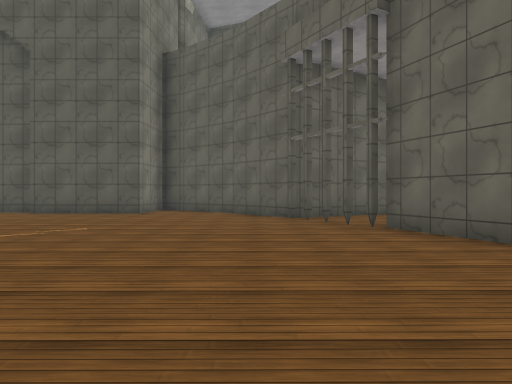
view 1 (above)

16 first-person views from a walk through a scene from a Unity 3-D project. The camera is 1.3 m above the floor, looks level and sees 70° across. The floor is counted in squares, 2.4 m on a side. Each view is taken from the middle of a square. On the plan, view 1 faces up. The plan holds only what a view shows up to about 10 squares ahead; the rest is blank. The place goes on beyond the plan. The player character is not drawn. Surface patterns are stand-ins for the level's own textures.

view 2
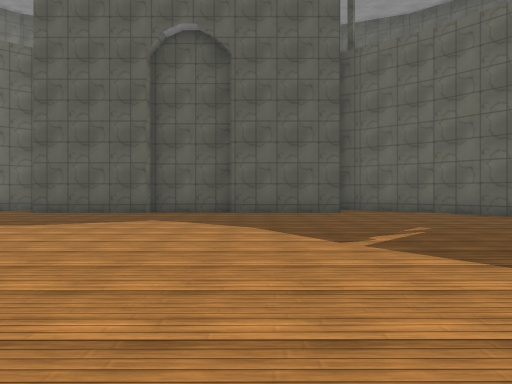

view 3
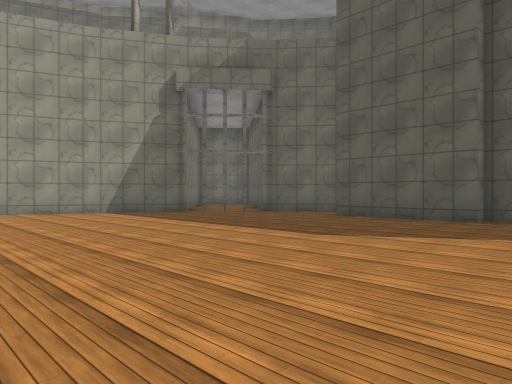

view 4
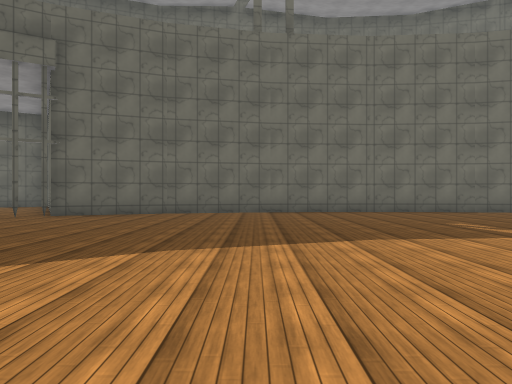

view 5
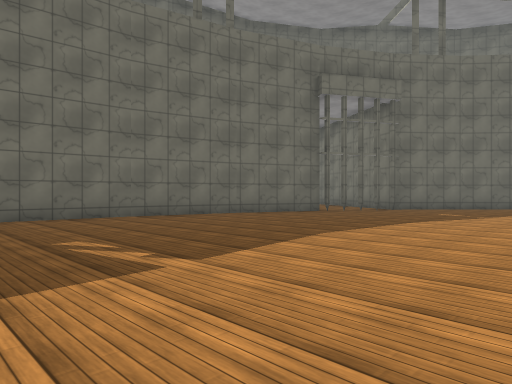

view 6
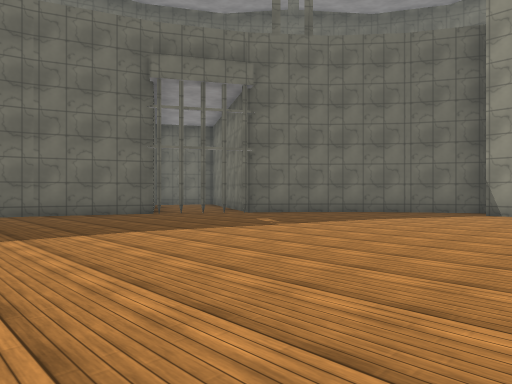

view 7
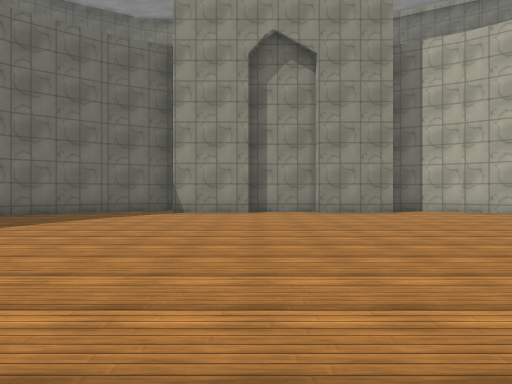

view 8
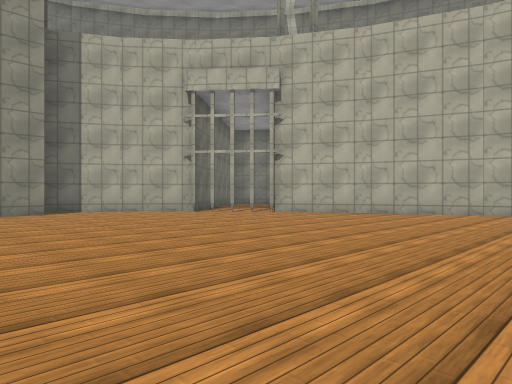

view 9
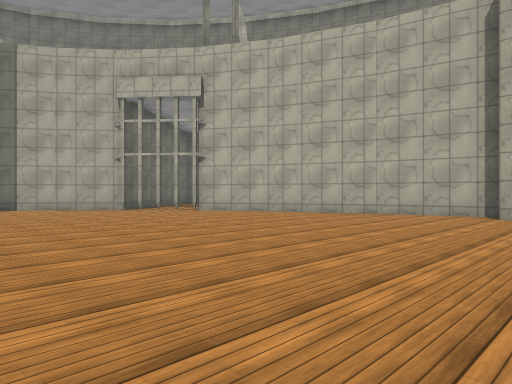

view 10
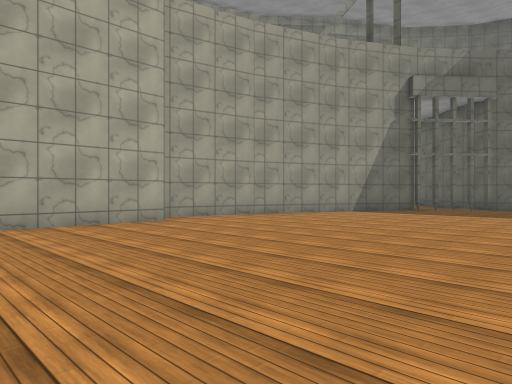

view 11
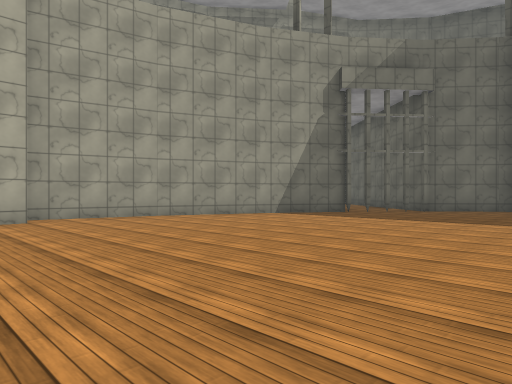

view 12
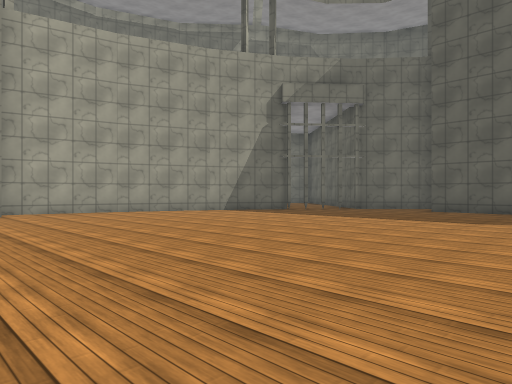

view 13
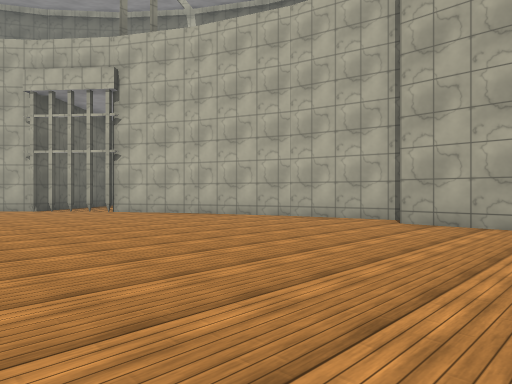

view 14
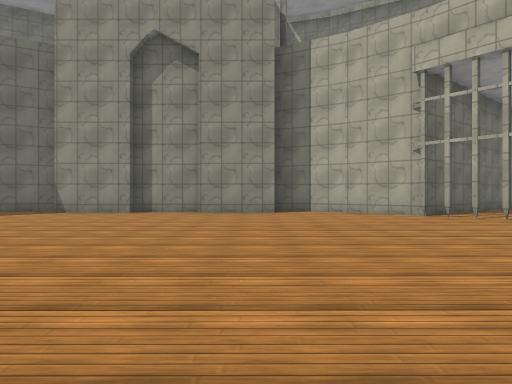

view 15
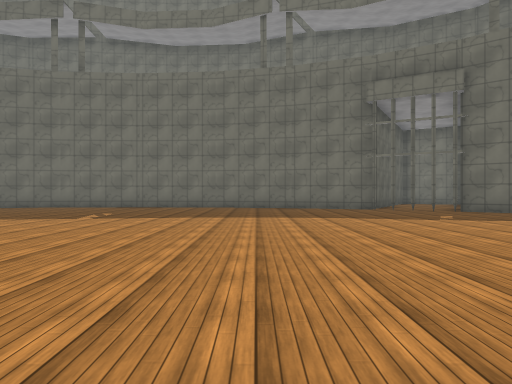

view 16
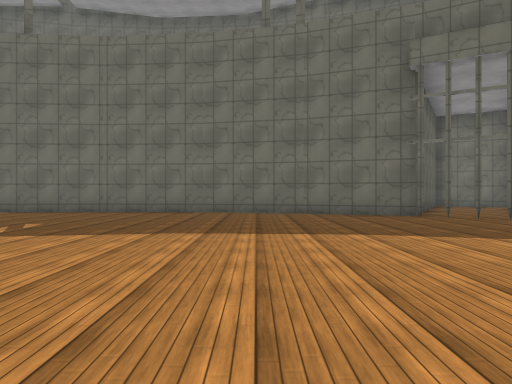

### Floor plan
Key: @ floor where view 1 was taken; # wall or solid block; . floor.
Columns run from 17 left of view 1 to 4 right of it. Each row starts with its distance up from view 1.
 11      ##
 10     ##.  #### #.##
  9     #..###..###..##
  8    ##.............#
  7   ##..............#
  6  ##...............###
  5  #.................##
  4 ##..................#
  3 #...................#
  2 #...................##
  1 #....................#
  0 ##......... .....@...#
 -1  #.........  ........#
 -2  #......     ........#
 -3  #........  .........#
 -4 ##...................#
 -5 #....................#
 -6 #...................##
 -7 #...................#
 -8 ##..................#
 -9  #.................##
-10  ##...............###
-11   ##..............#
-12    ##.............#
-13     #............##
-14     ##..........##
-15      ############

Positions as (right, up) in squares from view 1, and headings:
1: (0, 0), facing up
2: (-5, 0), facing up
3: (-6, 2), facing up-left
4: (-6, 1), facing right
5: (-4, -1), facing down-right
6: (-6, -5), facing down-right
7: (-6, -5), facing down
8: (-7, -5), facing down-left
9: (-8, -3), facing down-left
10: (-10, -3), facing up-left
11: (-9, -1), facing up-left
12: (-7, -1), facing up-left
13: (-10, -2), facing down-left
14: (-9, -5), facing down
15: (-9, -6), facing right
16: (-6, -6), facing right
